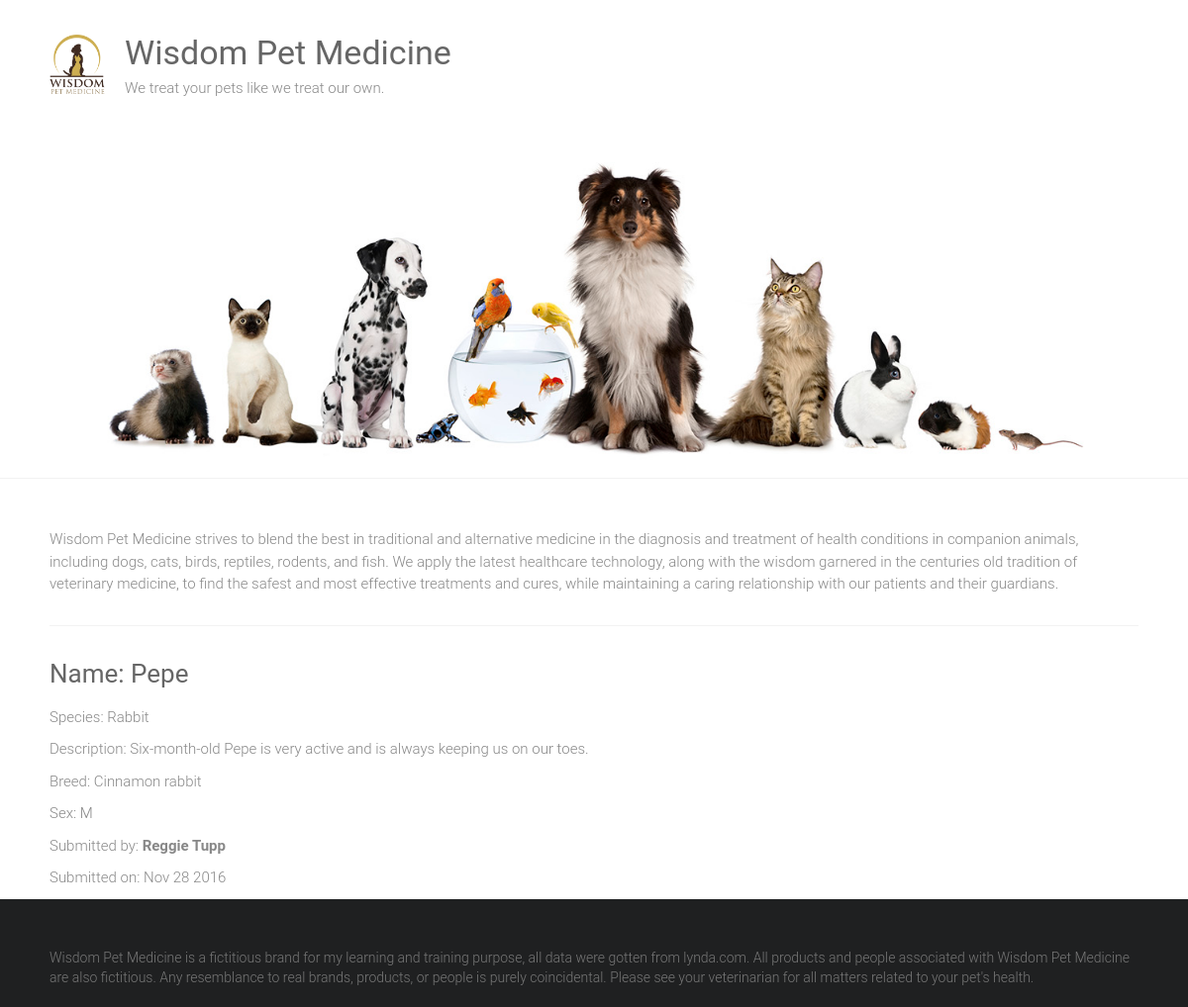
Page /adoptions/1/ on the committed database.
### adoptions/models.py (models this page shows)
class Pet(models.Model):
    SEX_CHIOCES = [('M','MALE'),('F','FEMALE')]
    name = models.CharField(max_length=100)
    submitter = models.CharField(max_length=100)
    species = models.CharField(max_length=30)
    breed = models.CharField(max_length=30)
    description = models.TextField()
    sex = models.CharField(choices=SEX_CHIOCES,max_length=1,blank=True)
    submission_date = models.DateTimeField()
    age = models.IntegerField(null=True)
    vaccinations = models.ManyToManyField('Vaccine',blank=True)

### adoptions/views.py (the view)
# urls.py: url(r'^adoptions/(\d+)/$', views.pet_details, name='pet_details'),
def pet_details(request,id):
    try:
        pet = Pet.objects.get(id=id)
    except:
        raise Http404('Pet not found')
    return render(request,'adoptions/pet_details.html',{'pet':pet})

### adoptions/templates/adoptions/pet_details.html (shortened to what this page needs)
{% extends 'adoptions/base.html' %}
{% block content %}
    <div>
        <h3>Name: {{ pet.name|capfirst }}</h3>
        <p>Species: {{ pet.species }}</p>
        <p>Description: {{ pet.description }}</p>
        {% if pet.breed %}
            <p>Breed: {{ pet.breed }}</p>
        {% endif %}
        {% if pet.sex %}
            <p>Sex: {{ pet.sex }}</p>
        {% endif %}
        <p>Submitted by: <b>{{ pet.submitter }}</b></p>
        <p>Submitted on: {{ pet.submission_date|date:"M d Y" }}</p>
    </div>
{% endblock %}

### static/style.css (style rules this page uses)
html, body, div, span, applet, object, iframe, h1, h2, h3, h4, h5, h6, p, blockquote, pre, a, abbr, acronym, address, big, cite, code, del, dfn, em, font, ins, kbd, q, s, samp, small, strike, strong, sub, sup, tt, var, dl, dt, dd, ol, ul, li, fieldset, form, label, legend, table, caption, tbody, tfoot, thead, tr, th, td { border: 0; font: inherit; font-size: 100%; font-style: inherit; font-weight: inherit; margin: 0; outline: 0; padding: 0; vertical-align: baseline; }
html { overflow-y: scroll; -webkit-text-size-adjust: 100%; -ms-text-size-adjust: 100%; }
h1, h2, h3, h4, h5, h6 { color: #666666; line-height: 1.4; padding-bottom: 15px; font-weight: normal; }
h3 { font-size: 26px; }
body, button, input, select, textarea { color: #888888; font-size: 15px; line-height: 1.5; font-family: 'Roboto', sans-serif; font-weight: 300; }
p { color: #888888; font-size: 15px; line-height: 1.5; margin-bottom: 15px; font-weight: 300; }
body { background: #f2f2f2; }
body { padding-top: 30px; padding-bottom: 30px; }
body.wide { padding-top: 0; padding-bottom: 0; }
.single-page p { margin-bottom: 10px; }

### rows in the picture
Pet: name "Pepe", species "Rabbit", description "Six-month-old Pepe is very active and is always keeping us on our toes.", breed "Cinnamon rabbit", sex "M", submitter "Reggie Tupp", submission_date "Nov 28 2016"
